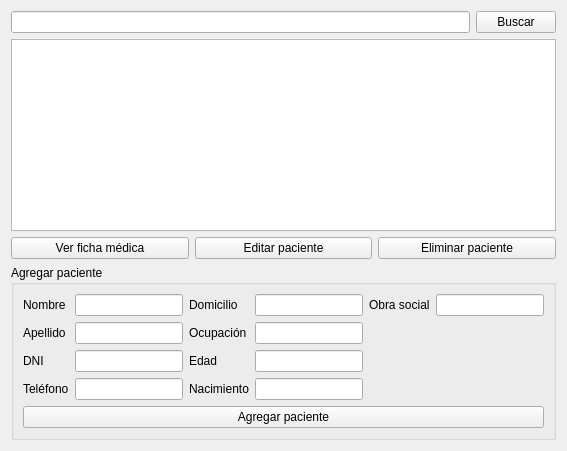
         <widget class="QWidget" name="pagePacientes">
          <layout class="QVBoxLayout" name="pacientesLayout">
           <item>
            <layout class="QHBoxLayout" name="pacientesSearchLayout">
             <item>
              <widget class="QLineEdit" name="editBuscarPaciente"/>
             </item>
             <item>
              <widget class="QPushButton" name="btnBuscarPaciente">
               <property name="text">
                <string>Buscar</string>
               </property>
              </widget>
             </item>
            </layout>
           </item>
           <item>
            <widget class="QTableWidget" name="tablePacientes"/>
           </item>
           <item>
            <layout class="QHBoxLayout" name="pacientesActionsLayout">
             <item>
              <widget class="QPushButton" name="btnVerFichaPac">
               <property name="text">
                <string>Ver ficha médica</string>
               </property>
              </widget>
             </item>
             <item>
              <widget class="QPushButton" name="btnEditarPaciente">
               <property name="text">
                <string>Editar paciente</string>
               </property>
              </widget>
             </item>
             <item>
              <widget class="QPushButton" name="btnEliminarPaciente">
               <property name="text">
                <string>Eliminar paciente</string>
               </property>
              </widget>
             </item>
            </layout>
           </item>
           <item>
            <widget class="QGroupBox" name="groupAgregarPaciente">
             <property name="title">
              <string>Agregar paciente</string>
             </property>
             <layout class="QGridLayout" name="gridAgregarPaciente">
              <item row="0" column="0">
               <widget class="QLabel" name="labelNombre">
                <property name="text">
                 <string>Nombre</string>
                </property>
               </widget>
              </item>
              <item row="0" column="1">
               <widget class="QLineEdit" name="editNombre"/>
              </item>
              <item row="0" column="2">
               <widget class="QLabel" name="labelDomicilio">
                <property name="text">
                 <string>Domicilio</string>
                </property>
               </widget>
              </item>
              <item row="0" column="3">
               <widget class="QLineEdit" name="editDomicilio"/>
              </item>
              <item row="0" column="4">
               <widget class="QLabel" name="labelObraSocial">
                <property name="text">
                 <string>Obra social</string>
                </property>
               </widget>
              </item>
              <item row="0" column="5">
               <widget class="QLineEdit" name="editObraSocial"/>
              </item>

              <item row="1" column="0">
               <widget class="QLabel" name="labelApellido">
                <property name="text">
                 <string>Apellido</string>
                </property>
               </widget>
              </item>
              <item row="1" column="1">
               <widget class="QLineEdit" name="editApellido"/>
              </item>
              <item row="1" column="2">
               <widget class="QLabel" name="labelOcupacion">
                <property name="text">
                 <string>Ocupación</string>
                </property>
               </widget>
              </item>
              <item row="1" column="3">
               <widget class="QLineEdit" name="editOcupacion"/>
              </item>

              <item row="2" column="0">
               <widget class="QLabel" name="labelDni">
                <property name="text">
                 <string>DNI</string>
                </property>
               </widget>
              </item>
              <item row="2" column="1">
               <widget class="QLineEdit" name="editDni"/>
              </item>
              <item row="2" column="2">
               <widget class="QLabel" name="labelEdad">
                <property name="text">
                 <string>Edad</string>
                </property>
               </widget>
              </item>
              <item row="2" column="3">
               <widget class="QLineEdit" name="editEdad"/>
              </item>

              <item row="3" column="0">
               <widget class="QLabel" name="labelTelefono">
                <property name="text">
                 <string>Teléfono</string>
                </property>
               </widget>
              </item>
              <item row="3" column="1">
               <widget class="QLineEdit" name="editTelefono"/>
              </item>
              <item row="3" column="2">
               <widget class="QLabel" name="labelNacimiento">
                <property name="text">
                 <string>Nacimiento</string>
                </property>
               </widget>
              </item>
              <item row="3" column="3">
               <widget class="QLineEdit" name="editNacimiento"/>
              </item>

              <item row="4" column="0" colspan="6">
               <widget class="QPushButton" name="btnAgregarPaciente">
                <property name="text">
                 <string>Agregar paciente</string>
                </property>
               </widget>
              </item>
             </layout>
            </widget>
           </item>
          </layout>
         </widget>
